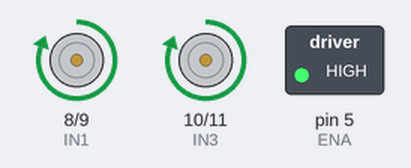
Simulated run of this sketch. Board: Arduino Uno, built with avr-gcc and run on an emulated ATmega328P. Shown: motor-driver pin pairs drawn as motors (green arrow = first pin HIGH = forward, orange = second pin HIGH = backward, longer = more drive), switched loads named in the sketch (green lamp = pin HIGH).

Above: at 1.0 s.
At 3.0 s:
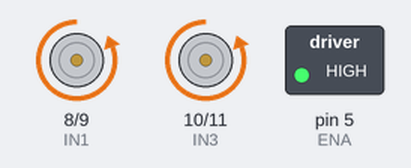
At 5.0 s:
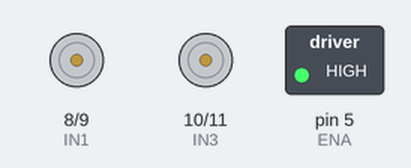
Timing chart, 0 to 7.8 s (numbered marks = the images above):
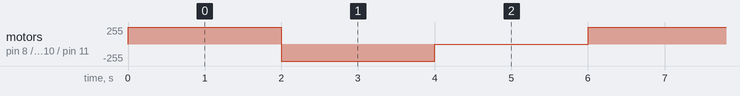

The sketch:

mov_robot_test_solo_ruedas.ino
```cpp
#include "arduino_secrets.h"

int ENA = 5;   // enable Ãºnico
int ENB = 5;   // opcional, pero puedes usar el mismo

int IN1 = 8;
int IN2 = 9;
int IN3 = 10;
int IN4 = 11;

void setup() {
  pinMode(ENA, OUTPUT);
  pinMode(IN1, OUTPUT);
  pinMode(IN2, OUTPUT);
  pinMode(IN3, OUTPUT);
  pinMode(IN4, OUTPUT);

  analogWrite(ENA, 255);  // habilita ambos motores
}

void loop() {
  // Adelante
  digitalWrite(IN1, HIGH);
  digitalWrite(IN2, LOW);
  digitalWrite(IN3, HIGH);
  digitalWrite(IN4, LOW);
  delay(2000);

  // AtrÃ¡s
  digitalWrite(IN1, LOW);
  digitalWrite(IN2, HIGH);
  digitalWrite(IN3, LOW);
  digitalWrite(IN4, HIGH);
  delay(2000);

  // Stop
  digitalWrite(IN1, LOW);
  digitalWrite(IN2, LOW);
  digitalWrite(IN3, LOW);
  digitalWrite(IN4, LOW);
  delay(2000);
}
```

arduino_secrets.h
```cpp

```

Measured:
- by itself, motor on pin 8 (IN1) / pin 9 (IN2), motor on pin 10 (IN3) / pin 11 (IN4): repeats every 6.0 s: backward 255/255 2.0 s, stopped 2.0 s, forward 255/255 2.0 s
